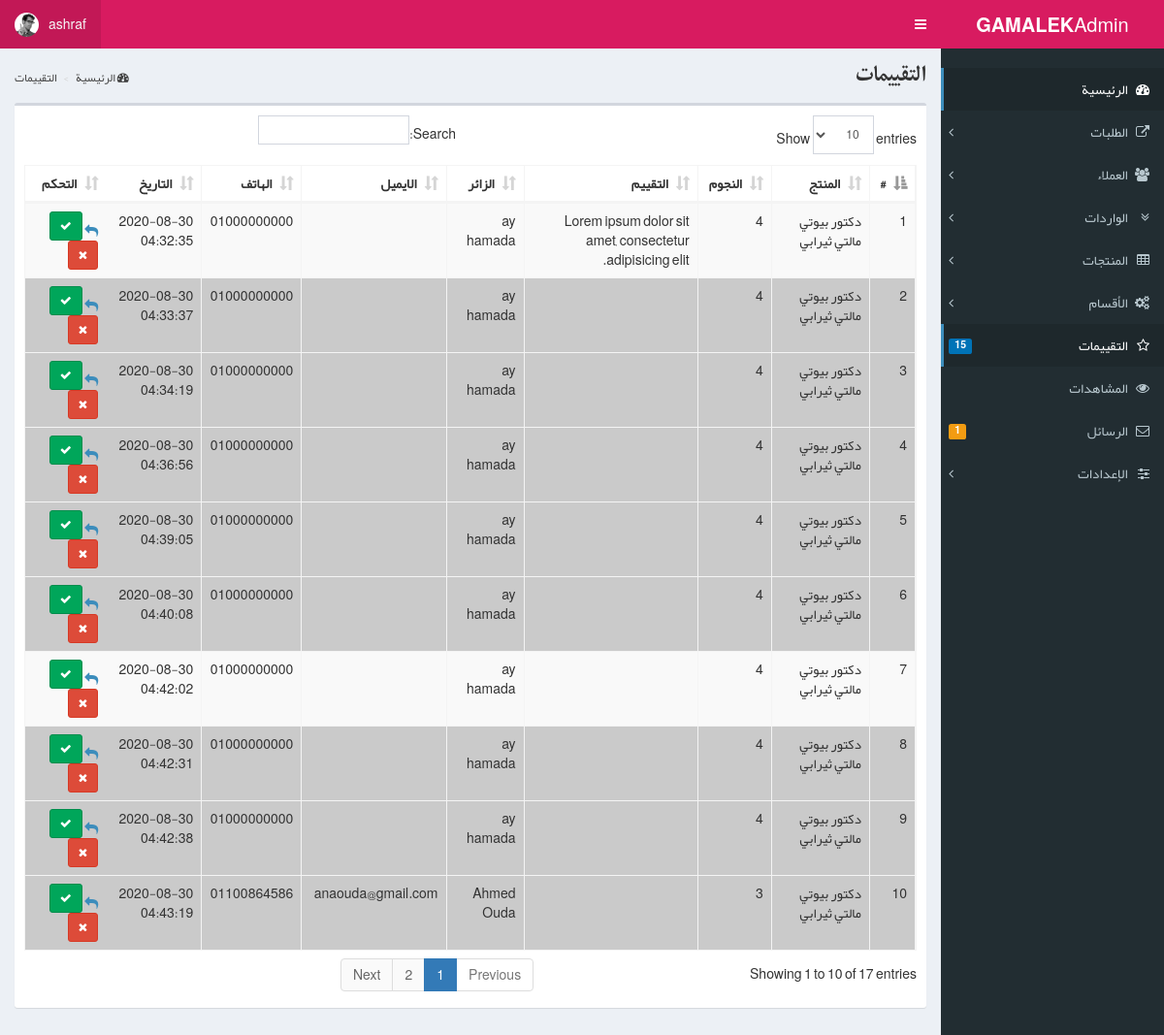
Screenshot of /admin/reviews.php (signed in) with the database file from the repository.
### tables this page shows
CREATE TABLE `reviews` (
  `id` int(11) NOT NULL,
  `product_id` int(11) NOT NULL,
  `stars` int(11) NOT NULL,
  `name` varchar(100) NOT NULL,
  `email` varchar(100) DEFAULT NULL,
  `mobile` varchar(11) NOT NULL,
  `review` text DEFAULT NULL,
  `user_ip` varchar(25) NOT NULL,
  `user_os` varchar(25) NOT NULL,
  `user_browser` varchar(25) NOT NULL,
  `created` datetime NOT NULL DEFAULT current_timestamp(),
  `is_read` tinyint(4) NOT NULL DEFAULT 0
);

CREATE TABLE `products` (
  `id` int(11) NOT NULL,
  `name` varchar(100) NOT NULL,
  `category_id` int(11) NOT NULL,
  `manufacturer_id` int(11) NOT NULL,
  `cost` int(11) NOT NULL,
  `amount` int(11) NOT NULL,
  `size` int(11) NOT NULL,
  `total_cost` int(11) NOT NULL,
  `discount` int(11) NOT NULL,
  `description` text DEFAULT NULL,
  `online` tinyint(4) NOT NULL DEFAULT 1,
  `views` int(11) NOT NULL DEFAULT 0,
  `created` datetime NOT NULL,
  `created_by` int(11) NOT NULL,
  `updated` datetime NOT NULL,
  `updated_by` int(11) NOT NULL
);

### admin/reviews.php (the view, shortened to what this page needs)
<?php
include_once 'header.php';
$select = $db->prepare("SELECT r.id id , r.is_read is_read,r.stars stars,r.product_id product_id,r.name `name`,r.email email,r.mobile mobile,r.review review,r.user_ip user_ip,r.user_os user_os,r.user_browser user_browser,r.created created ,p.name product  FROM `reviews` r LEFT join products p on r.product_id = p.id");
$select->execute();
$reviews = $select->fetchAll(PDO::FETCH_ASSOC);
?>
<section class="content-header">
    <h1>
        التقييمات
    </h1>
    <ol class="breadcrumb">
        <li><a href="/"><i class="fa fa-dashboard"></i> الرئيسية</a></li>
        <li class="active"><a>التقييمات</a></li>
    </ol>
</section>
<section class="content">
    <div class="box">
        <div class="box-body">
            <table id="example1" class="table table-bordered table-striped">
                <thead>
                <tr>
                    <th>#</th>
                    <th>المنتج</th>
                    <th>النجوم</th>
                    <th>التقييم</th>
                    <th>الزائر</th>
                    <th>الايميل</th>
                    <th>الهاتف</th>
                    <th>التاريخ</th>
                    <th>التحكم</th>
                </tr>
                </thead>
                <tbody>
                <?php foreach ($reviews as $key => $item) { ?>
                    <tr <?php if($item['is_read'] == 0){echo 'style="background:#cacaca"'; }?>>
                        <td><?php echo $key + 1; ?></td>
                        <td><?php echo $item['product']; ?></td>
                        <td><?php echo $item['stars']; ?></td>
                        <td><?php echo $item['review']; ?></td>
                        <td><?php echo $item['name']; ?></td>
                        <td><?php echo $item['email']; ?></td>
                        <td><?php echo $item['mobile']; ?></td>
                        <td><?php echo $item['created']; ?></td>
                        <td>
                            <a data-toggle="tooltip"
                               title="<?php echo $item['user_ip'] . ' , ' . $item['user_os'] . ' , ' . $item['user_browser']; ?>"><i
                                        class="fa fa-reply"></i> </a>
                            <button value="<?php echo $item['id'] ?>"
                                    onclick="markAsRead(<?php echo $item['id'] ?>);" type="button"
                                    data-toggle="tooltip" title="تمت القراءة"
                                    class="btn btn-success btn-sm"><i
                                        class="fa fa-check"></i></button>
                            <button value="<?php echo $item['id']; ?>" data-toggle="modal" data-target="#delete_modal"
                                    class="btn btn-danger btn-sm delete_btn" title="حذف"><i class="fa fa-remove"></i>
                            </button>
                        </td>
                    </tr>
                <?php } ?>
                </tbody>
            </table>
        </div>
    </div>
</section>
<?php include "footer.php"; ?>

### rows the page displays
reviews: product.name "دكتور بيوتي مالتي ثيرابي", stars "4", review "Lorem ipsum dolor sit amet, consectetur adipisicing elit.", name "ay hamada", mobile "01000000000", created "2020-08-30 04:32:35"
reviews: product.name "دكتور بيوتي مالتي ثيرابي", stars "4", name "ay hamada", mobile "01000000000", created "2020-08-30 04:33:37"
reviews: product.name "دكتور بيوتي مالتي ثيرابي", stars "4", name "ay hamada", mobile "01000000000", created "2020-08-30 04:34:19"
reviews: product.name "دكتور بيوتي مالتي ثيرابي", stars "4", name "ay hamada", mobile "01000000000", created "2020-08-30 04:36:56"
reviews: product.name "دكتور بيوتي مالتي ثيرابي", stars "4", name "ay hamada", mobile "01000000000", created "2020-08-30 04:39:05"
reviews: product.name "دكتور بيوتي مالتي ثيرابي", stars "4", name "ay hamada", mobile "01000000000", created "2020-08-30 04:40:08"
reviews: product.name "دكتور بيوتي مالتي ثيرابي", stars "4", name "ay hamada", mobile "01000000000", created "2020-08-30 04:42:02"
reviews: product.name "دكتور بيوتي مالتي ثيرابي", stars "4", name "ay hamada", mobile "01000000000", created "2020-08-30 04:42:31"
reviews: product.name "دكتور بيوتي مالتي ثيرابي", stars "4", name "ay hamada", mobile "01000000000", created "2020-08-30 04:42:38"
reviews: product.name "دكتور بيوتي مالتي ثيرابي", stars "3", name "Ahmed Ouda", email "anaouda@gmail.com", mobile "01100864586", created "2020-08-30 04:43:19"

### other values shown
$_SESSION['username'] "ashraf"
$count['count'] "15"
$count['count'] "1"
